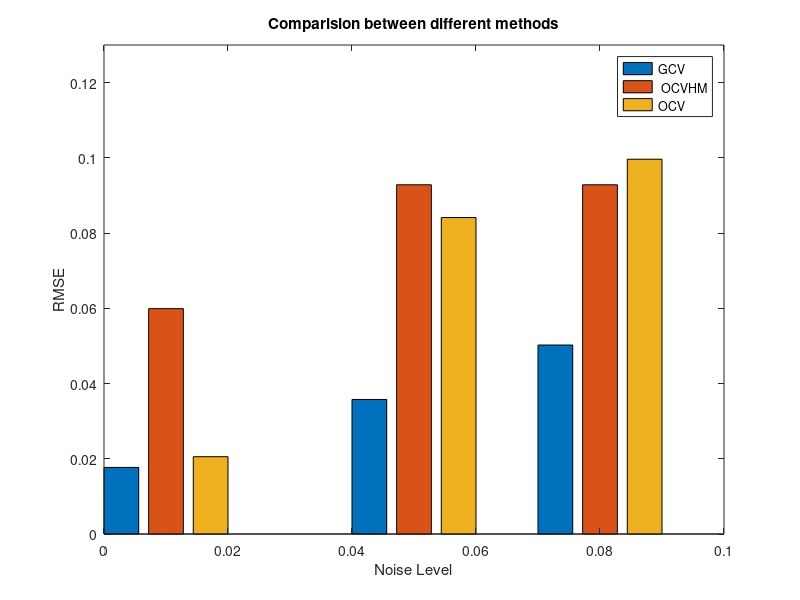

Here is the MATLAB script that generated this plot:
z_smooth_01_gcv =[0.01962	0.01809	0.01659
0.01872	0.0159	0.01437
0.02353	0.01845	0.01405];

z_smooth_01_ocvhm =[0.11586	0.06867	0.06029
0.0885	0.04678	0.04249
0.05228	0.03347	0.03088
];


z_smooth_01_ocv =[0.01987	0.01869	0.01654
0.01763	0.01576	0.01447
0.03246	0.03631	0.01325];



z_smooth_05_gcv =[0.03865	0.03177	0.02535
0.05436	0.04132	0.02778
0.04146	0.03469	0.02656];

z_smooth_05_ocvhm = [0.13786	0.08612 	0.15871
0.07794	0.06457	0.0873
0.09108	0.05872	0.07332];


z_smooth_05_ocv =[0.03742	0.03078	0.02527
0.1286	0.13182	0.02548
0.13518	0.1262	0.1164
];


z_smooth_08_gcv =[0.05667	0.04396	0.03528
0.06465	0.04984	0.03826
0.06202	0.04674	0.05472
];


z_smooth_08_ocvhm =[0.13786	0.08612	0.15871
0.07794	0.06457	0.0873
0.09108	0.05872	0.07332
]

z_smooth_08_ocv =[0.1215	0.04186	0.03528
0.13187	0.14305	0.04272
0.13799	0.12661	0.11588];



y = NaN(3,3);

y (1,1)=sum(z_smooth_01_gcv(:))/numel(z_smooth_01_gcv);
y(1,2) = sum (z_smooth_01_ocvhm(:))/numel(z_smooth_01_ocvhm);
y(1,3) = sum (z_smooth_01_ocv(:))/numel(z_smooth_01_ocv);

y (2,1)=sum(z_smooth_05_gcv(:))/numel(z_smooth_05_gcv);
y(2,2) = sum (z_smooth_05_ocvhm(:))/numel(z_smooth_05_ocvhm);
y(2,3) = sum (z_smooth_05_ocv(:))/numel(z_smooth_05_ocv);

y (3,1)=sum(z_smooth_08_gcv(:))/numel(z_smooth_08_gcv);
y(3,2) = sum (z_smooth_08_ocvhm(:))/numel(z_smooth_08_ocvhm);
y(3,3) = sum (z_smooth_08_ocv(:))/numel(z_smooth_08_ocv);




x= [.01 .05 .08 ]


bar(x,y)
xlabel(' Noise Level ');
ylabel ('RMSE');
legend ('GCV ',' OCVHM','OCV');
title('Comparision between different methods');


axis ([0 .1 0 .13])


